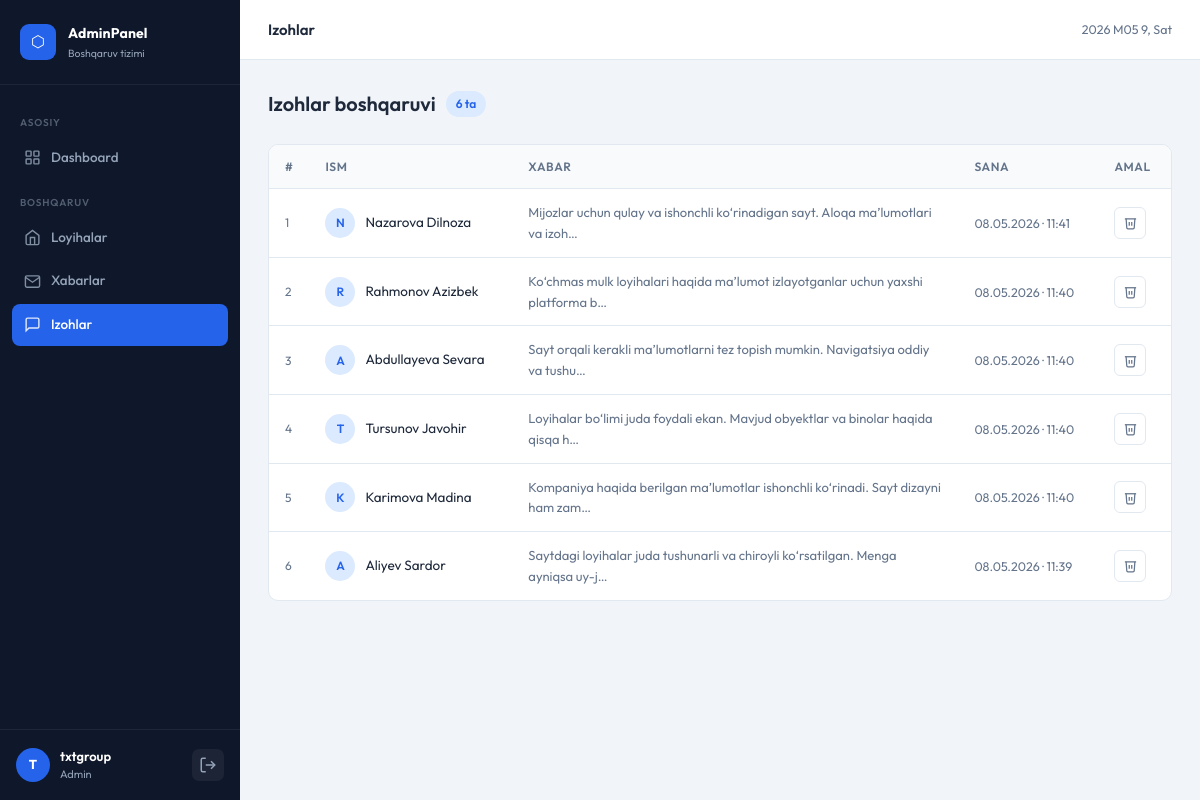
The page /management/comments/ (signed in) on the database its author committed.
### core/models.py (models this page shows, shortened)
class Comments(models.Model):
    name = models.CharField(max_length=100, verbose_name="Ism")
    message = models.TextField(verbose_name="Xabar")
    created_at = models.DateTimeField(auto_now_add=True)
    class Meta:
        ordering = ['-created_at']
        verbose_name = "Izoh"
        verbose_name_plural = "Izohlar"

### managers/views.py (the view)
# urls.py: path('comments/', views.comments_list, name='comments'),
@login_required(login_url='/management/')
def comments_list(request):
    comments = Comments.objects.all()
    return render(request, 'management/comments.html', {'comments': comments})

### managers/templates/management/comments.html (shortened to what this page needs)
{% extends 'management/base_management.html' %}
{% load static %}
{% block page_title %}Izohlar{% endblock %}
{% block page_styles %}
<link rel="stylesheet" href="{% static 'management/styles/comments.css' %}">
{% endblock %}
{% block page_content %}
<div class="comments-page">
  <div class="page-toolbar">
    <div class="toolbar-left">
      <h2 class="page-heading">Izohlar boshqaruvi</h2>
      <span class="count-badge">{{ comments|length }} ta</span>
    </div>
  </div>
  {% if comments %}
  <div class="table-wrap">
    <table class="data-table">
      <thead>
        <tr>
          <th>#</th>
          <th>Ism</th>
          <th>Xabar</th>
          <th>Sana</th>
          <th>Amal</th>
        </tr>
      </thead>
      <tbody>
        {% for comment in comments %}
        <tr>
          <td class="num-cell">{{ forloop.counter }}</td>
          <td>
            <div class="cell-with-avatar">
              <div class="mini-avatar">{{ comment.name|slice:":1"|upper }}</div>
              {{ comment.name }}
            </div>
          </td>
          <td class="msg-preview">{{ comment.message|truncatechars:80 }}</td>
          <td class="date-cell">{{ comment.created_at|date:"d.m.Y · H:i" }}</td>
          <td>
            <button class="icon-btn danger"
                    data-id="{{ comment.pk }}"
                    data-name="{{ comment.name }}"
                    onclick="confirmDelete(this)"
                    title="O'chirish">
              <svg viewBox="0 0 24 24" fill="none" stroke="currentColor" stroke-width="2" width="15" height="15">
                <polyline points="3 6 5 6 21 6"/>
                <path d="M19 6l-1 14a2 2 0 0 1-2 2H8a2 2 0 0 1-2-2L5 6"/>
                <path d="M10 11v6"/><path d="M14 11v6"/>
              </svg>
            </button>
          </td>
        </tr>
        {% endfor %}
      </tbody>
    </table>
  </div>
  {% endif %}
</div>
{% endblock %}

### managers/templates/management/base_management.html (shortened to what this page needs)
{% load static %}
<!DOCTYPE html>
<html lang="en">
<head>
  <link rel="stylesheet" href="{% static 'management/styles/base.css' %}">
  {% block styles %}
  <link rel="stylesheet" href="{% static 'management/styles/management_base.css' %}">
  {% block page_styles %}{% endblock %}
  {% endblock %}
</head>
<body>
{% block content %}
<div class="mgmt-layout">
  <aside class="sidebar" id="sidebar">
    <div class="sidebar-header">
      <div class="logo-mark">
        <span class="logo-icon">⬡</span>
      </div>
      <div class="logo-text">
        <span class="logo-title">AdminPanel</span>
        <span class="logo-sub">Boshqaruv tizimi</span>
      </div>
    </div>
    <nav class="sidebar-nav">
      <span class="nav-label">Asosiy</span>
      <a href="{% url 'management:dashboard' %}" class="nav-item {% if request.resolver_match.url_name == 'dashboard' %}active{% endif %}">
        <svg class="nav-icon" viewBox="0 0 24 24" fill="none" stroke="currentColor" stroke-width="2">
          <rect x="3" y="3" width="7" height="7" rx="1"/>
          <rect x="14" y="3" width="7" height="7" rx="1"/>
          <rect x="3" y="14" width="7" height="7" rx="1"/>
          <rect x="14" y="14" width="7" height="7" rx="1"/>
        </svg>
        <span>Dashboard</span>
      </a>
      <span class="nav-label">Boshqaruv</span>
      <a href="{% url 'management:projects' %}" class="nav-item {% if 'project' in request.resolver_match.url_name %}active{% endif %}">
        <svg class="nav-icon" viewBox="0 0 24 24" fill="none" stroke="currentColor" stroke-width="2">
          <path d="M3 9l9-7 9 7v11a2 2 0 0 1-2 2H5a2 2 0 0 1-2-2z"/>
          <polyline points="9 22 9 12 15 12 15 22"/>
        </svg>
        <span>Loyihalar</span>
      </a>
      <a href="{% url 'management:messages' %}" class="nav-item {% if request.resolver_match.url_name == 'messages' %}active{% endif %}">
        <svg class="nav-icon" viewBox="0 0 24 24" fill="none" stroke="currentColor" stroke-width="2">
          <path d="M4 4h16c1.1 0 2 .9 2 2v12c0 1.1-.9 2-2 2H4c-1.1 0-2-.9-2-2V6c0-1.1.9-2 2-2z"/>
          <polyline points="22,6 12,13 2,6"/>
        </svg>
        <span>Xabarlar</span>
      </a>
      <a href="{% url 'management:comments' %}" class="nav-item {% if request.resolver_match.url_name == 'comments' %}active{% endif %}">
        <svg class="nav-icon" viewBox="0 0 24 24" fill="none" stroke="currentColor" stroke-width="2">
          <path d="M21 15a2 2 0 0 1-2 2H7l-4 4V5a2 2 0 0 1 2-2h14a2 2 0 0 1 2 2z"/>
        </svg>
        <span>Izohlar</span>
      </a>
    </nav>
    <div class="sidebar-footer">
      <div class="user-info">
        <div class="user-avatar">{{ request.user.username|slice:":1"|upper }}</div>
        <div class="user-details">
          <span class="user-name">{{ request.user.username }}</span>
          <span class="user-role">Admin</span>
        </div>
      </div>
      <a href="{% url 'management:logout' %}" class="logout-btn" title="Chiqish">
        <svg viewBox="0 0 24 24" fill="none" stroke="currentColor" stroke-width="2" width="18" height="18">
          <path d="M9 21H5a2 2 0 0 1-2-2V5a2 2 0 0 1 2-2h4"/>
          <polyline points="16 17 21 12 16 7"/>
          <line x1="21" y1="12" x2="9" y2="12"/>
        </svg>
      </a>
    </div>
  </aside>
  <div class="main-wrapper">
    <header class="top-bar">
      <div class="top-bar-title">{% block page_title_bar %}{% block page_title %}Boshqaruv{% endblock %}{% endblock %}</div>
      <div class="top-bar-right">
        <span class="top-date" id="topDate"></span>
      </div>
    </header>
    <main class="page-content">
      {% block page_content %}{% endblock %}
    </main>
  </div>
</div>
{% endblock %}
</body>
</html>

### managers/static/management/styles/base.css (style rules this page uses)
*, *::before, *::after { box-sizing: border-box; margin: 0; padding: 0; }
:root { --primary: #2563eb; --primary-dark: #1d4ed8; --primary-light: #dbeafe; --sidebar-bg: #0f172a; --sidebar-hover: #1e293b; --sidebar-active: #2563eb; --sidebar-text: #94a3b8; --sidebar-text-active: #ffffff; --bg: #f1f5f9; --card-bg: #ffffff; --text: #1e293b; --text-muted: #64748b; --border: #e2e8f0; --success: #10b981; --success-light: #d1fae5; --warning: #f59e0b; --warning-light: #fef3c7; --danger: #ef4444; --danger-light: #fee2e2; --shadow-sm: 0 1px 3px rgba(0,0,0,.08), 0 1px 2px rgba(0,0,0,.04); --shadow: 0 4px 12px rgba(0,0,0,.08), 0 2px 4px rgba(0,0,0,.04); --shadow-lg: 0 10px 30px rgba(0,0,0,.12); --radius: 10px; --radius-sm: 6px; --font: 'Outfit', system-ui, sans-serif; }
html, body { font-family: var(--font); background: var(--bg); color: var(--text); font-size: 14px; line-height: 1.6; -webkit-font-smoothing: antialiased; }
a { color: inherit; text-decoration: none; }
button { cursor: pointer; font-family: inherit; }
.table-wrap { overflow-x: auto; border-radius: var(--radius); border: 1px solid var(--border); background: var(--card-bg); }
.data-table { width: 100%; border-collapse: collapse; font-size: 13.5px; }
.data-table thead th { background: #f8fafc; padding: 12px 16px; text-align: left; font-weight: 600; color: var(--text-muted); font-size: 12px; text-transform: uppercase; letter-spacing: .05em; border-bottom: 1px solid var(--border); }
.data-table tbody tr { border-bottom: 1px solid var(--border); transition: background .12s; }
.data-table tbody tr:last-child { border-bottom: none; }
.data-table td { padding: 13px 16px; vertical-align: middle; }
.num-cell { color: var(--text-muted); font-size: 12px; width: 40px; }
.date-cell { color: var(--text-muted); font-size: 12.5px; white-space: nowrap; }
.cell-with-avatar { display: flex; align-items: center; gap: 10px; }
.mini-avatar { width: 30px; height: 30px; border-radius: 50%; background: var(--primary-light); color: var(--primary); display: flex; align-items: center; justify-content: center; font-size: 12px; font-weight: 600; flex-shrink: 0; }
.page-toolbar { display: flex; align-items: center; justify-content: space-between; margin-bottom: 24px; }
.toolbar-left { display: flex; align-items: center; gap: 10px; }
.page-heading { font-size: 20px; font-weight: 600; color: var(--text); }
.count-badge { background: var(--primary-light); color: var(--primary); padding: 3px 10px; border-radius: 20px; font-size: 12px; font-weight: 600; }
.icon-btn { width: 32px; height: 32px; border-radius: 6px; border: 1.5px solid var(--border); background: transparent; display: inline-flex; align-items: center; justify-content: center; transition: all .15s; color: var(--text-muted); }

### managers/static/management/styles/comments.css (style rules this page uses)
.msg-preview { color: var(--text-muted); font-size: 13px; max-width: 420px; }
.data-table .icon-btn { display: inline-flex; }

### rows shown on the page
Comments: name "N", name "Nazarova Dilnoza", message "Mijozlar uchun qulay va ishonchli ko‘rinadigan sayt. Aloqa ma’lumotlari va izoh…", created_at "08.05.2026 · 11:41"
Comments: name "R", name "Rahmonov Azizbek", message "Ko‘chmas mulk loyihalari haqida ma’lumot izlayotganlar uchun yaxshi platforma b…", created_at "08.05.2026 · 11:40"
Comments: name "A", name "Abdullayeva Sevara", message "Sayt orqali kerakli ma’lumotlarni tez topish mumkin. Navigatsiya oddiy va tushu…", created_at "08.05.2026 · 11:40"
Comments: name "T", name "Tursunov Javohir", message "Loyihalar bo‘limi juda foydali ekan. Mavjud obyektlar va binolar haqida qisqa h…", created_at "08.05.2026 · 11:40"
Comments: name "K", name "Karimova Madina", message "Kompaniya haqida berilgan ma’lumotlar ishonchli ko‘rinadi. Sayt dizayni ham zam…", created_at "08.05.2026 · 11:40"
Comments: name "A", name "Aliyev Sardor", message "Saytdagi loyihalar juda tushunarli va chiroyli ko‘rsatilgan. Menga ayniqsa uy-j…", created_at "08.05.2026 · 11:39"

### other values the page prints
{{ request.user.username|slice:":1"|upper }} "T"
{{ request.user.username }} "txtgroup"
{{ comments|length }} "6"
